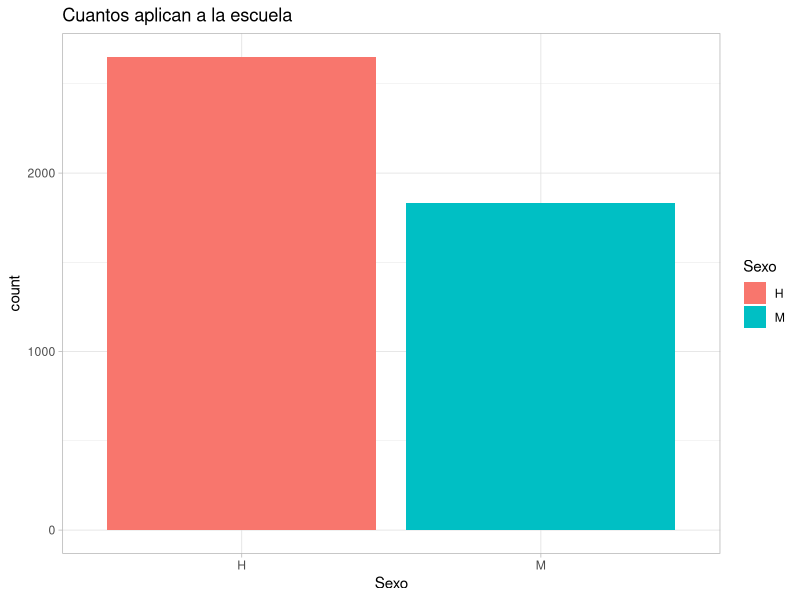
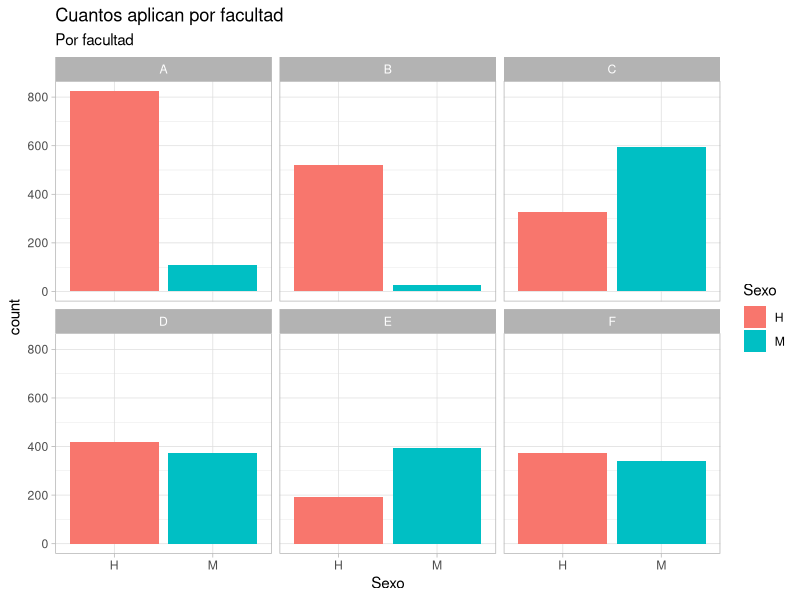
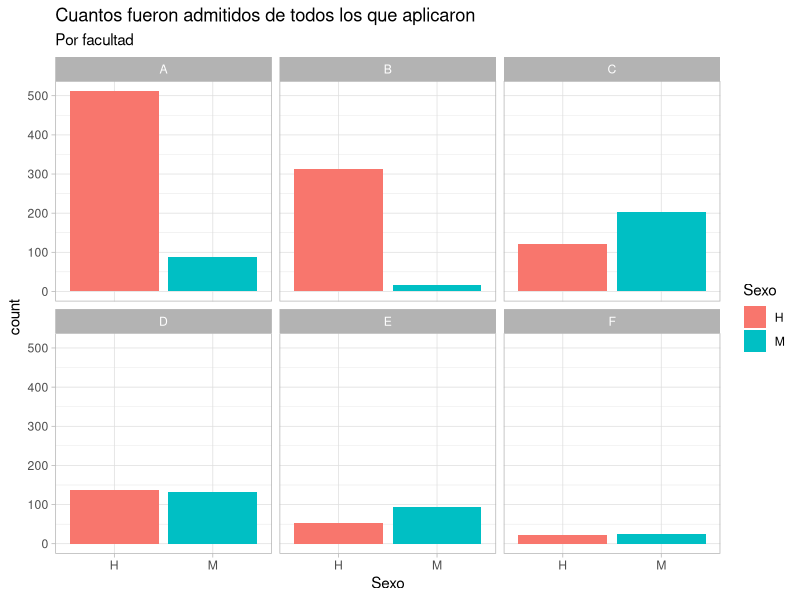
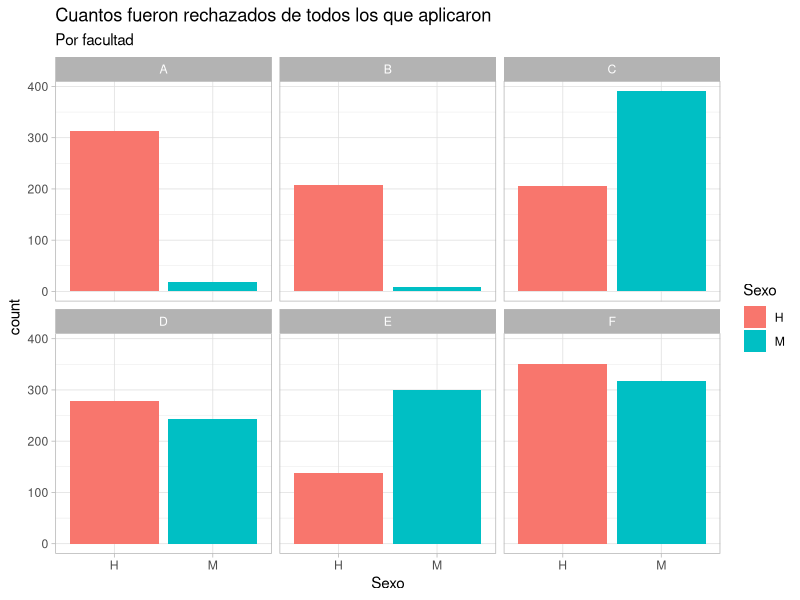
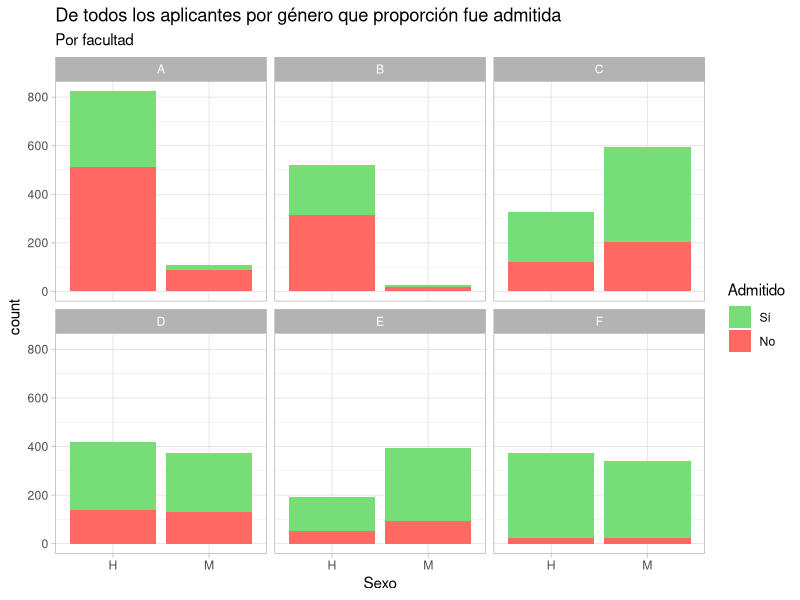
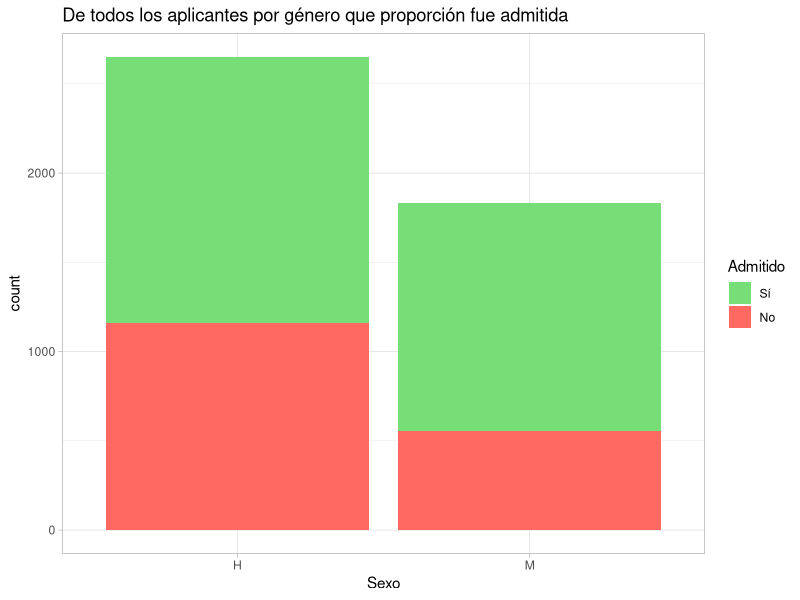

These charts were generated, in order, by the following R code:
library(ggplot2)

df <- read.csv("datos_admisiones.csv", header= T)
# cuantos aplican a la escuela
theme_set(theme_light())
g <- ggplot(df, aes(x = Sexo, fill=Sexo)) +
  labs(title= "Cuantos aplican a la escuela")+
  geom_bar(stat = "count")
g

# length(which(df$Sexo == 'H'))
# length(which(df$Sexo == 'M'))
## hombres:2651 mujeres: 1835
## porcentual 59%, 41%


# sesgos en el numero de aplicaciones

g <- ggplot(df, aes(x = Sexo, fill=Sexo)) + 
  facet_wrap(~Facultad.a.la.que.aplicó) + 
  labs(title= "Cuantos aplican por facultad",
       subtitle = "Por facultad")+
  geom_bar(stat = "count")
g

facus <- c('A', 'B', 'C', 'D', 'E')
sexo <- c("M", "H")

# facus <- c('A', 'B', 'C', 'D', 'E')
# sexo <- c("M", "H")
# 
# for (fac in facus){
#   for (s in sexo){
#     print(paste(fac, s, length(which(df$Sexo == s & df$Facultad.a.la.que.aplicó == fac))))
#   }
# }
# A M 108" porcentaje de mujeres que aplicaron a A: 11%
# A H 825" porcentaje de hombres que aplicaron a A: 89%
# B M 25"  porcentaje de mujeres que aplicaron a B: 4%
# B H 520" porcentaje de hombres que aplicaron a B: 96%
# C M 593" porcentaje de mujeres que aplicaron a C: 64%
# C H 325" porcentaje de hombres que aplicaron a C: 36%
# D M 375" porcentaje de mujeres que aplicaron a D: 47%
# D H 417" porcentaje de hombres que aplicaron a D: 53%
# E M 393" porcentaje de mujeres que aplicaron a E: 67%
# E H 191" porcentaje de hombres que aplicaron a E: 33%





# sesgos en la aceptacion de aplicaciones
df_admitidos <- df[df$Fue.admitido == "S", ]

g <- ggplot(df_admitidos, aes(x = Sexo, fill=Sexo)) + 
  facet_wrap(~Facultad.a.la.que.aplicó) + 
  labs(title= "Cuantos fueron admitidos de todos los que aplicaron",
       subtitle = "Por facultad")+
  geom_bar(stat = "count")
g

## porcentajes de admision por genero

# facus <- c('A', 'B', 'C', 'D', 'E')
# sexo <- c("M", "H")
# 
# for (fac in facus){
#   for (s in sexo){
#     print(paste(fac, s, length(which(df$Sexo == s & df$Facultad.a.la.que.aplicó == fac & df$Fue.admitido == "S"))))
#   }
# }
# A M 89" porcentaje de aceptacion de mujeres que aplicaron a A: 82%
# A H 512" porcentaje de aceptacion de hombres que aplicaron a A: 62%
# B M 17"  porcentaje de aceptacion de mujeres que aplicaron a B: 68%
# B H 313" porcentaje de aceptacion de hombres que aplicaron a B: 60%
# C M 202" porcentaje de aceptacion de mujeres que aplicaron a C: 34%
# C H 120" porcentaje de aceptacion de hombres que aplicaron a C: 37%
# D M 131" porcentaje de aceptacion de mujeres que aplicaron a D: 35%
# D H 138" porcentaje de aceptacion de hombres que aplicaron a D: 33%
# E M 94" porcentaje de aceptacion de mujeres que aplicaron a E: 24%
# E H 53" porcentaje de aceptacion de hombres que aplicaron a E: 28%

# porcentaje promedio de aceptacion de mujeres: 48.6 %
# porcentaje promedio de aceptacion de hombres: 44 %

# sesgos en el rechazo de aplicaciones
df_rechazados <- df[df$Fue.admitido == "N", ]

g <- ggplot(df_rechazados, aes(x = Sexo, fill=Sexo)) + 
  facet_wrap(~Facultad.a.la.que.aplicó) + 
  geom_bar(stat = "count")+
  labs(title= "Cuantos fueron rechazados de todos los que aplicaron",
       subtitle= "Por facultad")

g

# A M 89" porcentaje de rechazo de mujeres que aplicaron a A: 18%
# A H 512" porcentaje de rechazo de hombres que aplicaron a A: 38%
# B M 17"  porcentaje de rechazo de mujeres que aplicaron a B: 32%
# B H 313" porcentaje de rechazo de hombres que aplicaron a B: 40%
# C M 202" porcentaje de rechazo de mujeres que aplicaron a C: 66%
# C H 120" porcentaje de rechazo de hombres que aplicaron a C: 63%
# D M 131" porcentaje de rechazo de mujeres que aplicaron a D: 65%
# D H 138" porcentaje de rechazo de hombres que aplicaron a D: 67%
# E M 94" porcentaje de rechazo de mujeres que aplicaron a E: 76%
# E H 53" porcentaje de rechazo de hombres que aplicaron a E: 72%

# porcentaje promedio de rechazo de mujeres: 51.4 %
# porcentaje promedio de rechazo de hombres: 56 %

palet_colors <- c("#77DD77", "#FF6961")
# falta contestar, de todos los que aplicaron (por genero) que porcentaje fue admitido
g <- ggplot(df, aes(x=Sexo)) +
  scale_fill_manual(name= "Admitido", labels = c("Sí", "No"), values = palet_colors)+
  facet_wrap(~Facultad.a.la.que.aplicó) +
  geom_bar(aes(fill=Fue.admitido)) +
  labs(title = "De todos los aplicantes por género que proporción fue admitida",
       subtitle= "Por facultad")
g

g <- ggplot(df, aes(x=Sexo)) +
  scale_fill_manual(name= "Admitido", labels = c("Sí", "No"), values = palet_colors)+
  geom_bar(aes(fill=Fue.admitido)) +
  labs(title = "De todos los aplicantes por género que proporción fue admitida")
g




